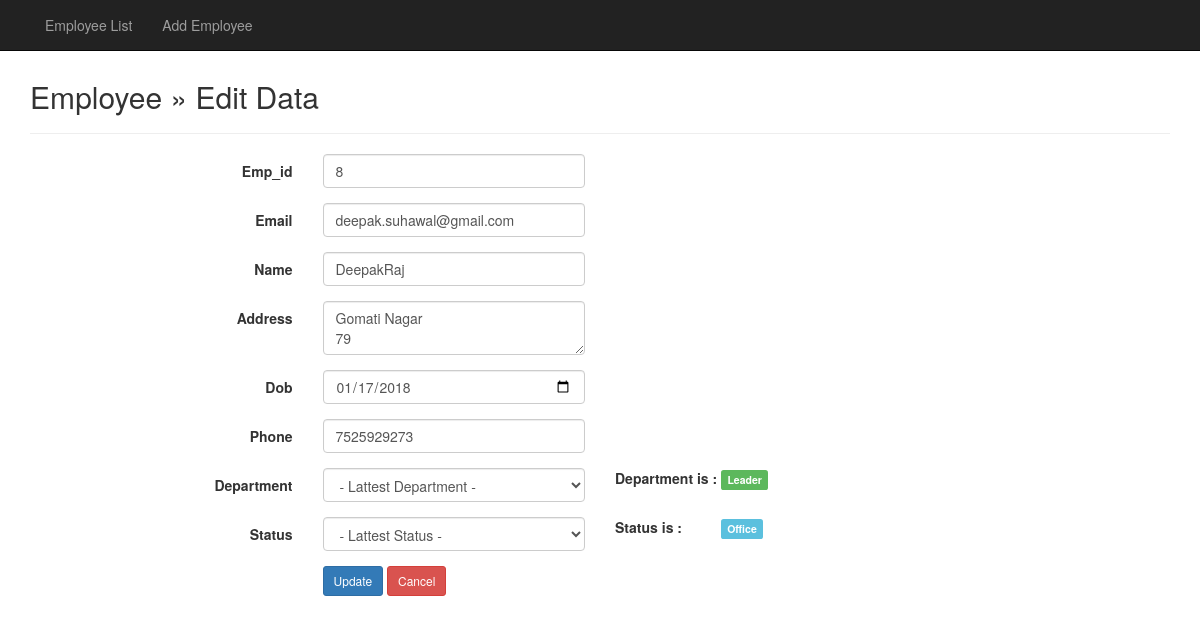
Page /edit.php?emp_id=8 on the committed database.
### tables this page shows
CREATE TABLE `employee` (
  `emp_id` int(5) NOT NULL,
  `emp_email` varchar(30) NOT NULL,
  `emp_name` varchar(30) NOT NULL,
  `emp_phone` bigint(12) NOT NULL,
  `emp_dob` date NOT NULL,
  `emp_address` varchar(100) NOT NULL,
  `emp_dept` varchar(30) NOT NULL,
  `emp_status` varchar(20) NOT NULL,
  `emp_password` varchar(16) NOT NULL,
  `emp_joindate` date NOT NULL
);

### edit.php (the view, shortened to what this page needs)
<?php
include("connection.php");
?>
<!DOCTYPE html>
<html lang="en">
<head>
		<link rel="stylesheet" href="https://maxcdn.bootstrapcdn.com/bootstrap/3.3.7/css/bootstrap.min.css">
</head>
<body>
	<nav class="navbar navbar-inverse navbar-fixed-top">
		<div class="container">
			<div id="navbar" class="navbar-collapse collapse">
				<ul class="nav navbar-nav">
					<li><a href="index.php">Employee List</a></li>
					<li><a href="add.php">Add Employee</a></li>
				</ul>
			</div>
		</div>
	</nav>
	<div class="container">
		<div class="content">
			<h2>Employee &raquo; Edit Data</h2>
			<hr />
			<?php
			$emp_id = $_GET['emp_id'];
			$sql = mysqli_query($con, "SELECT * FROM employee WHERE emp_id='$emp_id'");
			if(mysqli_num_rows($sql) == 0){
				header("Location: index.php");
			}else{
				$row = mysqli_fetch_assoc($sql);
			}
			?>
			<form class="form-horizontal" action="" method="post">
				<div class="form-group">
					<label class="col-sm-3 control-label">Emp_id</label>
					<div class="col-sm-3">
						<input type="text" name="emp_id" value="<?php echo $row ['emp_id']; ?>" class="form-control" placeholder="Emp_id" required>
					</div>
				</div>
				<div class="form-group">
					<label class="col-sm-3 control-label">Email</label>
					<div class="col-sm-3">
						<input type="email" name="email" value="<?php echo $row ['emp_email']; ?>" class="form-control" placeholder="Email" required>
					</div>
				</div>
				<div class="form-group">
					<label class="col-sm-3 control-label">Name</label>
					<div class="col-sm-3">
						<input type="text" name="name" value="<?php echo $row ['emp_name']; ?>" class="form-control" placeholder="Name" required>
					</div>
				</div>
					<div class="form-group">
					<label class="col-sm-3 control-label">Address</label>
					<div class="col-sm-3">
						<textarea name="address" class="form-control" placeholder="Department"><?php echo $row ['emp_address']; ?></textarea>
					</div>
				</div>
				<div class="form-group">
					<label class="col-sm-3 control-label">Dob</label>
					<div class="col-sm-3">
						<input type="date" name="dob" value="<?php echo $row ['emp_dob']; ?>" class="input-group date form-control" date="" data-date-format="yyyy-mm-dd" placeholder="0000-00-00" required>
					</div>
				</div>
				<div class="form-group">
					<label class="col-sm-3 control-label">Phone</label>
					<div class="col-sm-3">
						<input type="number" name="phone" value="<?php echo $row ['emp_phone']; ?>" class="form-control" placeholder="Phone" required>
					</div>
				</div>
				<div class="form-group">
					<label class="col-sm-3 control-label">Department</label>
					<div class="col-sm-3">
						<select name="dept" class="form-control" required>
							<option value=""> - Lattest Department - </option>
						</select>
					</div>
                    <div class="col-sm-3">
                    <b>Department is :</b> <span class="label label-success"><?php echo $row['emp_dept']; ?></span>
				    </div>
				</div>
				<div class="form-group">
					<label class="col-sm-3 control-label">Status</label>
					<div class="col-sm-3">
						<select name="status" class="form-control" required>
							<option value="">- Lattest Status -</option>
						</select>
					</div>
                    <div class="col-sm-3">
                    <b>Status is :</b>&nbsp;&nbsp;&nbsp;&nbsp;&nbsp;&nbsp;&nbsp;&nbsp;&nbsp; <span class="label label-info"><?php echo $row['emp_status']; ?></span>
				    </div>
                </div>
				<div class="form-group">
					<label class="col-sm-3 control-label">&nbsp;</label>
					<div class="col-sm-6">
						<input type="submit" name="save" class="btn btn-sm btn-primary" value="Update">
						<a href="index.php" class="btn btn-sm btn-danger">Cancel</a>
					</div>
				</div>
			</form>
		</div>
	</div>
</body>
</html>

### edit.php (style rules this page uses)
.content { margin-top: 80px; }

### rows in the picture
employee: emp_id "8", email "deepak.suhawal@gmail.com", name "DeepakRaj", address "Gomati Nagar 79", dob "01/17/2018", phone "7525929273", emp_dept "Leader", emp_status "Office"
